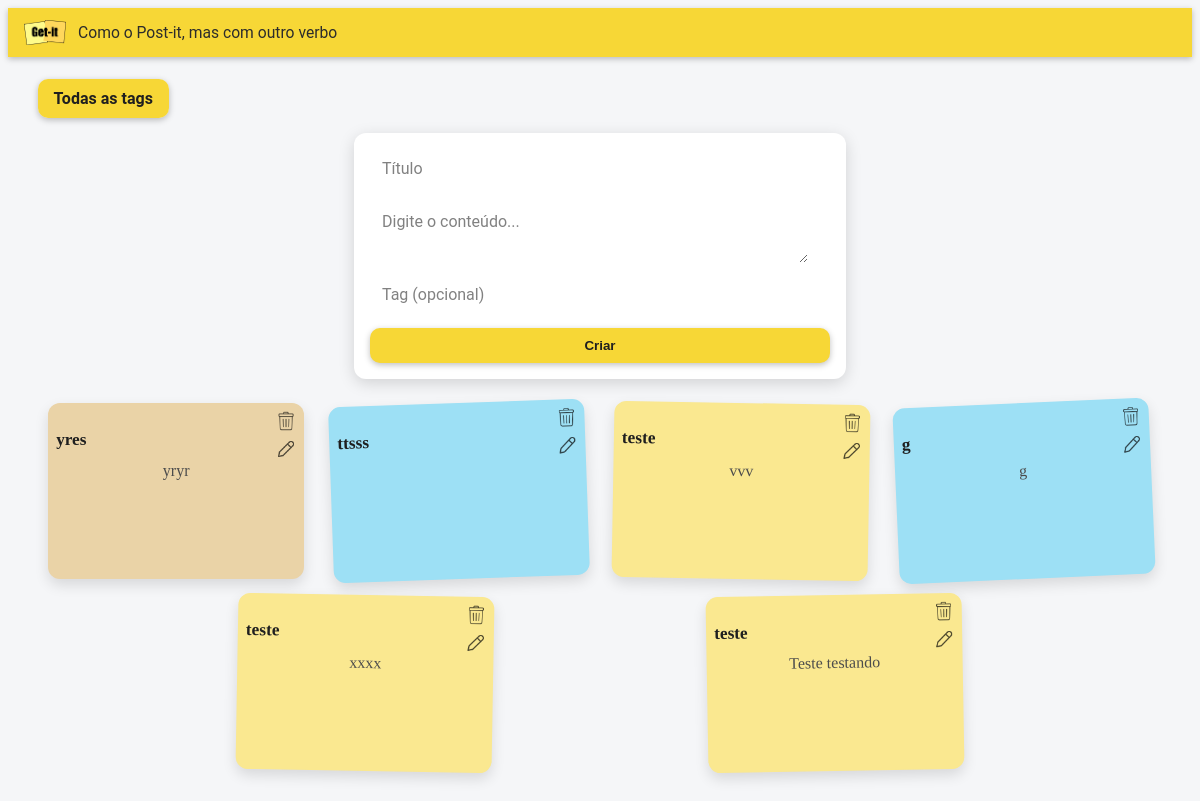
Before: / with the older database file.
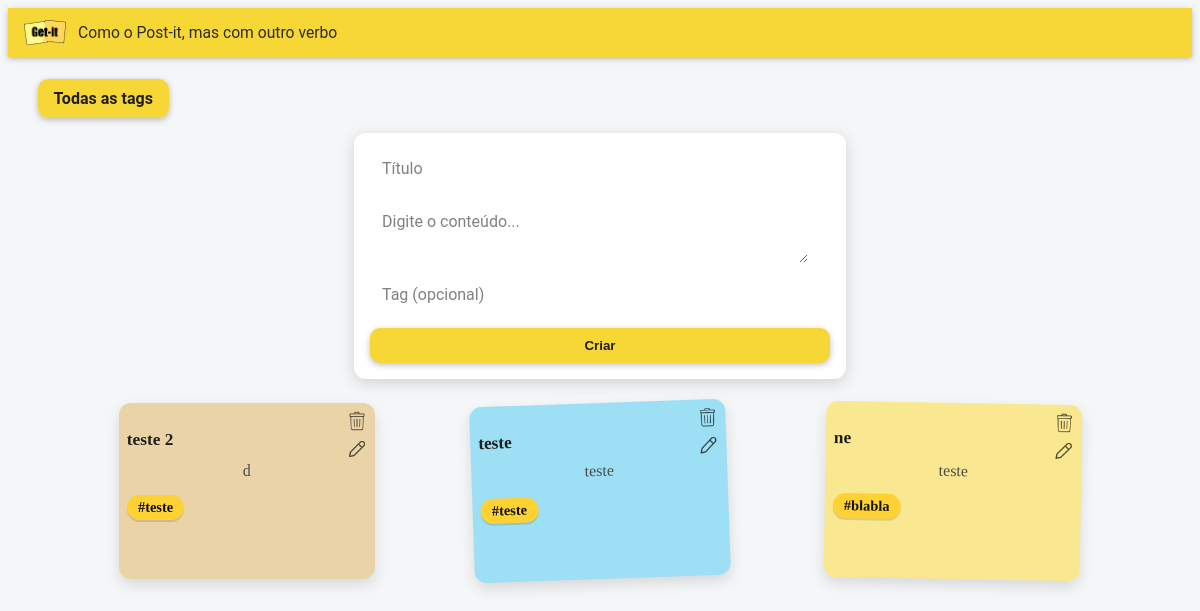
After: the same page with the newer database file.
### notes/models.py (models this page shows)
class Note(models.Model):
    title = models.CharField(max_length=200, default="")
    content = models.TextField(null=True, default="")
    tag = models.ForeignKey(Tag, null=True, blank=True, on_delete=models.SET_NULL)

class Tag(models.Model):
    name = models.CharField(max_length=50, unique=True)

### notes/views.py (the view, shortened to what this page needs)
# urls.py: path('', views.index, name='index'),
def index(request):
    all_notes = Note.objects.all().order_by('-id')
    return render(request, 'notes/index.html', {'notes': all_notes})

### notes/templates/notes/index.html (shortened to what this page needs)
{% extends "notes/base.html" %}
{% load static %}
{% block content %}
<div class="appbar">
  <img src="{% static 'img/logo-getit.png' %}" class="logo" />
  <span class="subtitle">Como o Post-it, mas com outro verbo</span>
</div>
<main class="container">
  <p><a class="btn" href="{% url 'tag_list' %}">Todas as tags</a></p>
  <form class="form-card" method="post" action="/">
    <input
    class="form-card-title"
    type="text"
    name="titulo"
    placeholder="Título"
    />
    <textarea
      class="autoresize"
      name="detalhes"
      placeholder="Digite o conteúdo..."
    ></textarea>
    <input class="form-card-title" type="text" name="tag" placeholder="Tag (opcional)" />
    <button class="btn" type="submit">Criar</button>
  </form>
  <div class="card-container">
  {% for note in notes %}
    <div class="card">
      <a class="icon-delete" title="Excluir" aria-label="Excluir"
        href="{% url 'delete' note.id %}">
        <img src="{% static 'img/lixeira.png' %}" alt="Excluir" />
      </a>
      <a class="icon-edit" title="Editar" aria-label="Editar"
        href="{% url 'edit' note.id %}">
        <img src="{% static 'img/edit.png' %}" alt="Editar" />
      </a>
      <h3 class="card-title">{{note.title}}</h3>
      <div class="card-content"><p>{{note.content}}</p></div>
      {% if note.tag %}
        <a class="tag-chip" href="{% url 'tag_detail' note.tag.id %}">#{{ note.tag.name }}</a>
      {% endif %}
    </div>
  {% endfor %}
  </div>
</main>
{% endblock %}

### notes/templates/notes/base.html (shortened to what this page needs)
<!DOCTYPE html>
<html>
  <head>
    {% load static %}
    <link rel="stylesheet" href="{% static 'getit.css' %}">
  </head>
  <body>
    {% block content %}{% endblock %}
  </body>
</html>

### notes/static/getit.css (style rules this page uses)
:root { --amarelo:#f7d736; --cinza-escuro:#2c2c2c; --cinza:#4c4c4c; --bg:#f5f6f8; }
html, body { height:100%; }
body { font-family:'Roboto', sans-serif; color:var(--cinza-escuro); background:var(--bg); line-height:1.25; -webkit-font-smoothing:antialiased; -moz-osx-font-smoothing:grayscale; font-size: 1em; }
.appbar { display:flex; align-items:center; gap:.75rem; padding:.75rem 1rem; background: var(--amarelo); box-shadow: 0 2px 6px rgba(0,0,0,.25); position: sticky; top: 0; z-index: 10; }
.logo { width: 42px; height: auto; display:block; }
.subtitle { font-size: .98rem; color: var(--cinza-escuro); }
.form-card { max-width: 460px; margin: 24px auto; padding: 16px; background:#fff; border-radius: 12px; box-shadow: 0 4px 16px rgba(0,0,0,.15); display:flex; flex-direction:column; gap:12px; }
.form-card-title, .autoresize { width:90%; font: 1rem/1.3 'Roboto', sans-serif; padding: 10px 12px; border:none; outline:none; background:white; border-radius:10px; color:var(--cinza-escuro); }
.form-card-title::placeholder, .autoresize::placeholder { color: var(--cinza); opacity:.7; }
.btn { padding:10px 16px; border:none; border-radius:10px; background:var(--amarelo); color:#1f1f1f; font-weight:700; cursor:pointer; box-shadow:0 2px 6px rgba(0,0,0,.25); transition: transform .05s ease, box-shadow .15s ease, filter .15s ease; position: relative; overflow: hidden; }
.btn::before { content:""; position:absolute; left:50%; top:50%; width:0; height:0; border-radius:100%; background-color:rgba(236,240,241,0.35); transform: translate(-50%, -50%); transition: width .2s ease, height .2s ease, opacity .3s ease; pointer-events:none; }
.container { max-width: 95%; margin: 0 auto; padding: 16px; }
.card-container { display: flex; flex-wrap: wrap; justify-content:space-evenly; gap: 1em; }
.card { border-radius: 12px; font-family:'Permanent Marker', cursive; box-shadow: 0 6px 14px rgba(0,0,0,.12); padding: .5rem; line-height: 1.4; width: 15em; height: 10em; }
.card-title { margin-bottom: 8px; font-family:'Permanent Marker', cursive; font-size:1.08rem; color:#1f1f1f; }
.card-content p { font-family:'Permanent Marker', cursive; color: var(--cinza); line-height: 1.4; word-break: break-word; overflow-wrap: break-word; margin: 0; padding: 0; text-align: center; }
.card, .note { position: relative; }
.icon-delete, .icon-edit, .icon-favorite { position: absolute; right: 8px; background: transparent; border: 0; padding: 0; line-height: 0; cursor: pointer; }
.icon-delete { top: 8px; }
.icon-edit { top: 36px; }
.icon-delete img, .icon-edit img, .icon-favorite img { width: 20px; height: 20px; display: block; opacity: 0.7; transition: transform 120ms ease, opacity 120ms ease; }
.btn { text-decoration: none; }
.tag-chip { display: inline-block; padding: .35rem .7rem; border-radius: 999px; background: #FFD233; color: #111; font-weight: 700; font-size: .9rem; line-height: 1; text-decoration: none; box-shadow: 0 2px 0 rgba(0,0,0,.12); }
.tag-chip:link, .tag-chip:visited { color: #111; text-decoration: none; }
.card .tag-chip { margin-top: .75rem; }
.card-color-1 { background:#ead3a7; }
.card-color-2 { background:#9de0f5; }
.card-color-4 { background:#fae890; }
.card-rotation-3 { transform: rotate(-2deg); }
.card-rotation-6 { transform: rotate( 1deg); }
.card-rotation-11 { transform: rotate( 0deg); }

Changed rows visible on the page:
removed Note: title "yres", content "yryr"
removed Note: title "ttsss"
removed Note: title "teste", content "vvv"
removed Note: title "g", content "g"
removed Note: title "teste", content "xxxx"
removed Note: title "teste", content "Teste testando"
added Note: title "teste 2", content "d", tag.name "teste"
added Note: title "teste", content "teste", tag.name "teste"
added Note: title "ne", content "teste", tag.name "blabla"
